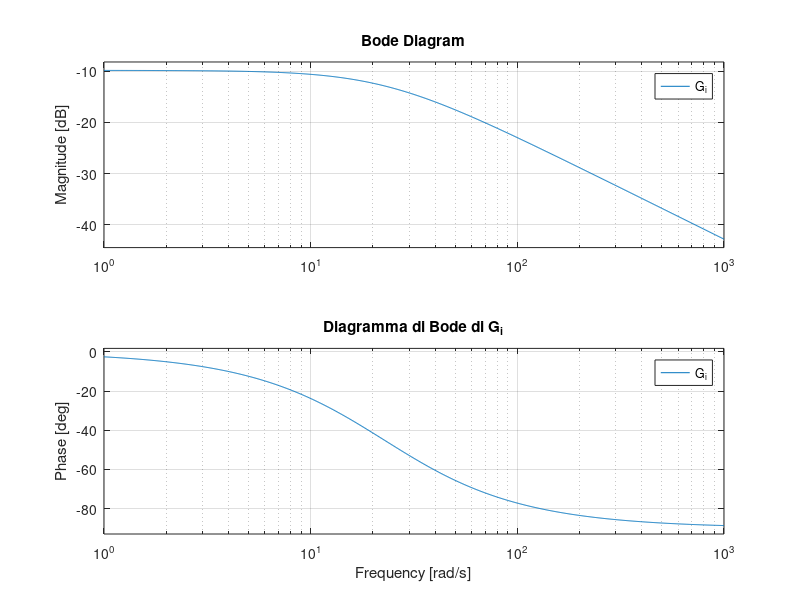
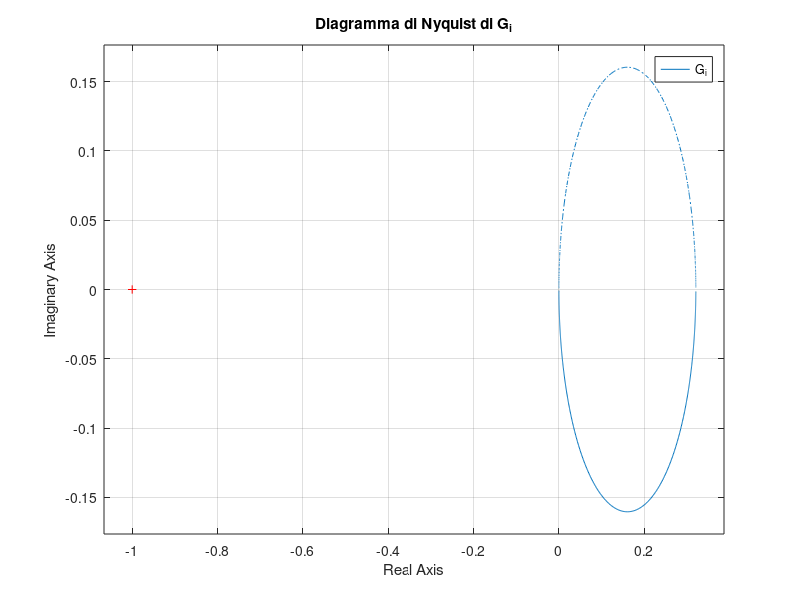
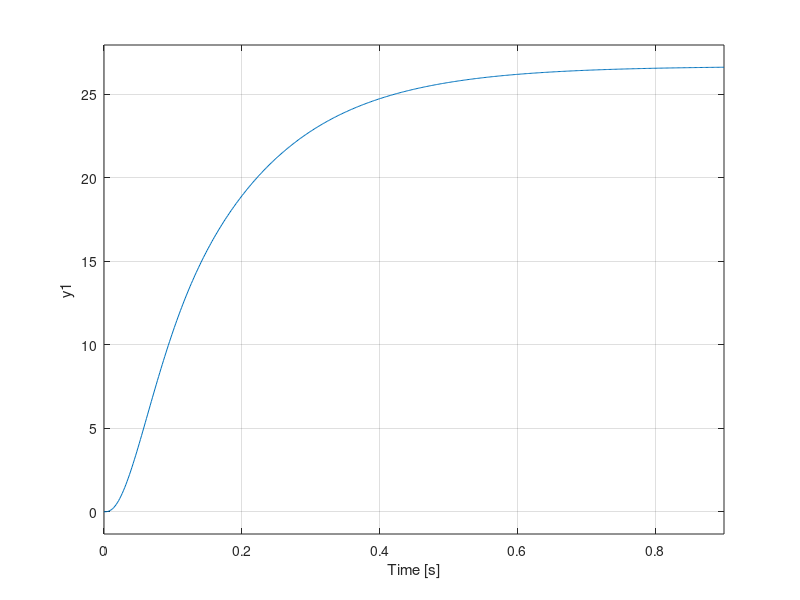
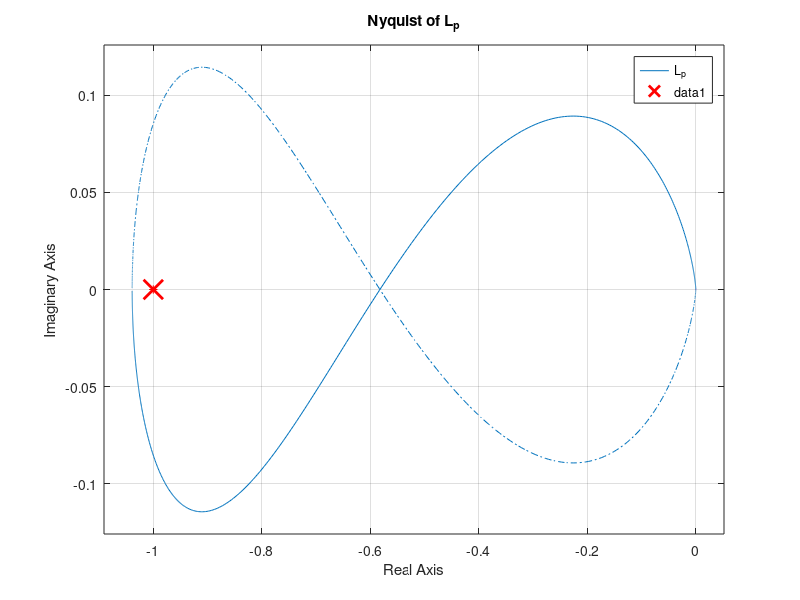

Here is the MATLAB script that generated these plots, in order:
clear
clc
%% 0) Parametri 
Kg = 3; % gain amplificatore

% Circuito LR
L = 412.5e-3; %[H] inductance of the coil
Rc = 10; %[ohm]
% nc = 2450; %number of coils
% lc = 0.0825; %[m] lenght of the coil
% rc = 0.008; %[m] coil radius
Rs = 1; %[ohm] current sense resistance
Rcal = 0.85; % calibration resistance gain

R = (Rc + Rs)* Rcal; %[ohm] total resistance
omega_coil = R/L;

% Meccanica
km = 6.5308e-5; %[N-m^2/A^2] electromagnet force constant
r = 1.27e-2; %[m] steel ball radius
m = 0.068; %[kg] steel ball mass
%Tb = 0.014; %[m] steel ball travel
l = 0.0394; %[m] total lenght
g = 9.81; %[m/s^2] gravity
%mu_0 = pi*4e-7; %[H/m] magnetic permeability constant
Kb = 2.83e-3; %[m/V] ball position sensitivity
s = tf("s");
I = [1, 0; 0, 1];

%% 1) Modello Circuito RL

%linear, SISO, Strictly proper, A.S., order 1
A_i = -R/L; 
B_i = 1/L; %system is reachable
C_i = 1; %system is observable 
D_i = 0; 

SS_i = ss(A_i, B_i, C_i, D_i);
G_i = Kg*tf(SS_i);
[G_i_num, G_i_den] = tfdata(G_i, 'v');
G_i
pole(G_i)
zero(G_i)

figure
bode(G_i)
grid on
title('Diagramma di Bode di G_i')

figure
nyquist(G_i)
grid on
title('Diagramma di Nyquist di G_i')

%% 2) Modello Forze

%equilibrium
x2_e = 0; 
x1_e = 0.007; %eq position "middle of the airgap"
u_e = (((g*m)/km)^(1/2))*(l - x1_e - (2*r));
x_e = [x1_e, x2_e]; %equilibrium states vector

%u_e = ;
%x1_e = - ((km/(g*m))^(1/2)) - (2*r) + l;

%Linearized model, SISO, Strictly proper, Unstable, order 2
A_p = [0, 1; (2*km*(u_e^2))/(m*((l - x1_e - (2*r)))^3) 0]; 
B_p = [0; (2*km*u_e)/(m*((l - x1_e - (2*r)))^2)];
C_p = [1, 0];
D_p = 0;

SS_p = ss(A_p, B_p, C_p, D_p);
G_x = tf(SS_p);
[G_p_num, G_p_den] = tfdata(G_x, 'v');
disp('linearized model tf')
G_x
pole(G_x)
zero(G_x)

%checking reachability of linearized system
Mr = ctrb(A_p,B_p);
if (rank(Mr) == 2)
    disp('The linearized model is reachable')
else 
    disp('The linearized model is not reachable');
end

%checking observability of linearized system
Mo = obsv(A_p,C_p);
if (rank(Mo) == 2)
    disp('The linearized model is observable')
else 
    disp('The linearized model is not observable');
end

%% 3) Regolatore Corrente PID

p = pole(G_x); % poles of the position plant
wm = abs(p(1));
%wc = 2*wm;
wc = 180;
phase_m = 80; %margine di fase in deg
fprintf("Requirements: wc=%f , phase margin=%f \n", wc, phase_m);
phiG_deg = -atand((wc*L)/R);%fase a omega c
Ti = 1/(wc * tand(180 + phiG_deg -phase_m));
Kp_i = sqrt(R^2 + (wc*L)^2) / ( Kg * sqrt(1 + 1/(wc^2 * Ti^2)) );
Ki_i = Kp_i/Ti;
fprintf("Kp = %f\n", Kp_i);
fprintf("Ki = %f\n", Ki_i);

R_i = Kp_i + Ki_i/s; %current controller
L_i = G_i*R_i %current open loop tf
pole(L_i)
zero(L_i)
H_i = feedback(L_i, 1) %current closed loop tf
pole(H_i)
zero(H_i)
%bode(H_i)


%% 4) Regolatore Posizione PID

G_out = H_i*G_x %current closed loop tf * position plant
pole(G_out)
zero(G_out)
%bode(G_out)

% figure
% nyquist(G_out)
% hold on
% plot(-1, 0, 'rx', 'MarkerSize', 14, 'LineWidth', 2)
% title('Nyquist of G_out')
% grid on

omega_z = 52.9420; %controller parameters, manually inserted
omega_p = 100;    
K_lead  = 105;

R_p = tf(K_lead * [1/omega_z, 1], [1/omega_p , 1]) %position controller
[R_p_num, R_p_den] = tfdata(R_p, 'v');

L_p = R_p*G_out %position open loop tf
pole(L_p)
zero(L_p)

H_p = feedback(L_p, 1) %position closed loop tf
pole(H_p)
zero(H_p)
%bode(H_p)


figure
step(H_p)
hold on
plot(-1, 0, 'rx', 'MarkerSize', 14, 'LineWidth', 2)
title('')
grid on

figure
nyquist(L_p)
hold on
plot(-1, 0, 'rx', 'MarkerSize', 14, 'LineWidth', 2)
title('Nyquist of L_p')
grid on
